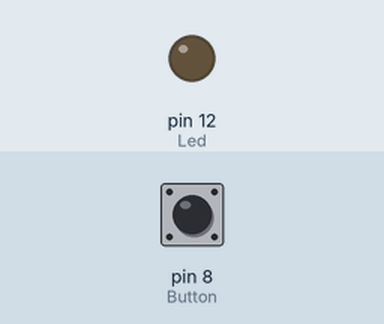
A sketch run on a simulated Arduino Uno, built with avr-gcc and run on an emulated ATmega328P. Shown: output pins drawn as LEDs (lit = HIGH). The test bench sets the inputs (shaded band); at power-on: pin 8 (Button) LOW.

Above: at 1.2 s.
1.3 s: pin 8 (Button) pulled HIGH for 0.15 s
3.3 s: pin 8 (Button) pulled HIGH for 3.2 s
At 4.7 s:
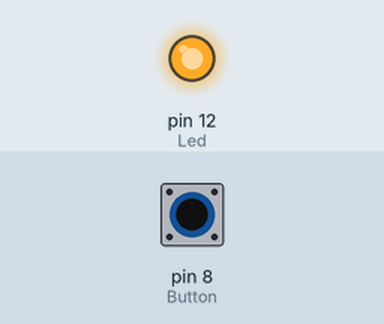
Timing chart, 0 to 8.3 s (numbered marks = the images above; inputs shaded):
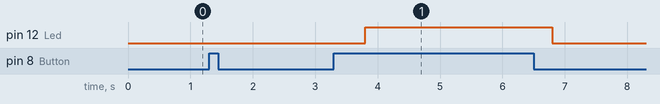

The sketch:

Untitled2.ino
```cpp
#define Button 8
#define Led 12

void setup(){
// Led
// pinMode(12,OUTPUT);
pinMode(Led,OUTPUT);


// Button
// pinMode(8,INPUT);
pinMode(Button,INPUT);

}


void loop(){

if(digitalRead(Button) == 1){
	delay(500);
	digitalWrite(Led,HIGH);
}else{

	digitalWrite(Led,LOW);
}

}
```

Measured:
- after the input at 3.3 s, pin 12 (Led): LOW → HIGH after 0.50 s, → LOW 3.0 s later
